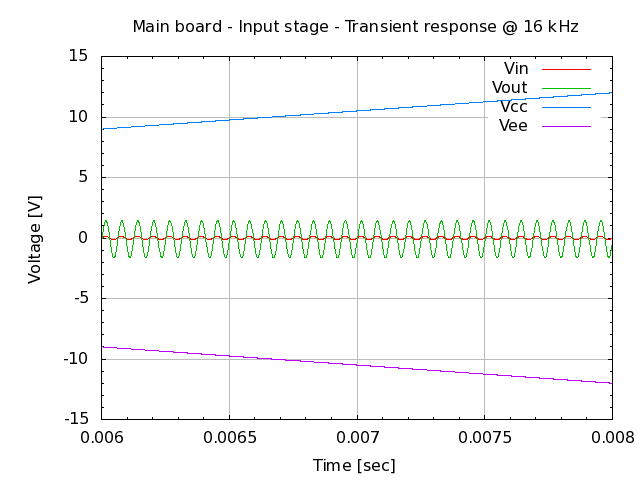

This chart was generated by the following gnuplot code:
# setup terminal
set term png

# setup graph
set output "26.000.00.02.03-5.png"
set title "Main board - Input stage - Transient response @ 16 kHz"

# setup Y-axis
set yrange [-15:15]
set grid ytics lt 1 lw 1 lc rgb "#bbbbbb"
set mytics
set ylabel "Voltage [V]"

# setup X-axis
set grid xtics lt 1 lw 1 lc rgb "#bbbbbb"
set mxtics
set xrange [0.006:0.008]
set xlabel "Time [sec]"

# setup plot style
set style data lines
plot '26.000.00.02.03.dat' using 1:2 title "Vin", \
     '26.000.00.02.03.dat' using 1:3 title "Vout", \
     '26.000.00.02.03.dat' using 1:4 title "Vcc", \
     '26.000.00.02.03.dat' using 1:5 title "Vee"

# set output back to default
set output

# reset terminal type
set terminal pop
